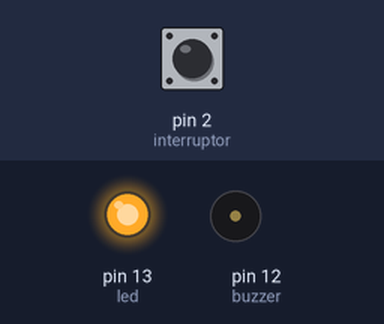
The sketch below on a simulated Arduino Uno, built with avr-gcc and run on an emulated ATmega328P. On the bench: output pins drawn as LEDs (lit = HIGH), buzzer (waves = sounding). The inputs (shaded band) are chosen by the test bench; at power-on: pin 2 (interruptor) HIGH.

Above: at 1.2 s.
1.3 s: pin 2 (interruptor) pulled LOW for 1 s
At 3.2 s:
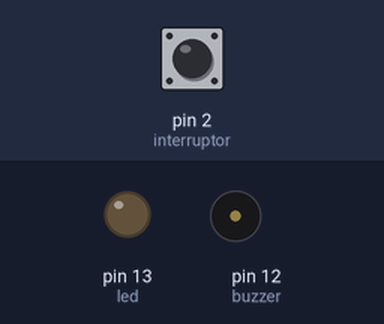
4.3 s: pin 2 (interruptor) pulled LOW for 3.2 s
At 4.8 s:
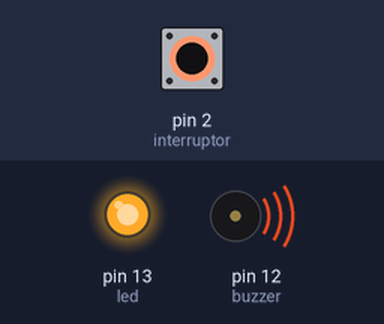
Timing chart, 0 to 15.0 s (numbered marks = the images above; inputs shaded):
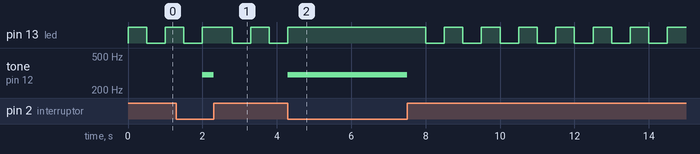

The sketch:

botao.ino.ino
```cpp
const byte led = 13;       // declara pino de entrada do led
const byte interruptor = 2;  // declara pino de entrada do interruptor
const byte buzzer = 12;     // declara pino de entrada buzzer
volatile byte state = HIGH; // declara variavel mutavel state como high


void setup()
{
  pinMode(interruptor, INPUT_PULLUP);   // inicializa interrutor como input
  pinMode(buzzer, OUTPUT);   // inicializa buzzer como output
  pinMode(led, OUTPUT);  // inicia led output
  attachInterrupt(digitalPinToInterrupt(interruptor),blink,CHANGE);
  // inicializa função de interrupção quando interrutor
  // muda de estado
}

void loop()
{
  // se state for TRUE(ou seja, não foi acionado)
  while(state)
  {
  noTone(buzzer); // buzzer fica silencioso
  digitalWrite(led, HIGH);
  delay(500);
  digitalWrite(led,LOW);
  delay(500);
  // led pisca
  }
  // se state for FALSE(ou seja, foi acionado)
  digitalWrite(led, HIGH); // led fica aceso
    tone(buzzer,300,100); // buzer toca
    delay(100);

}

void blink()
{
  // função de interrupção muda o estado
  state = !state;

}
```

Measured:
- after the input at 1.3 s, tone on pin 12 (buzzer): silent → 300 Hz after 0.70 s, → silent 0.30 s later
- after the input at 4.3 s, tone on pin 12 (buzzer): silent → 300 Hz at once, → silent 3.2 s later
- by itself, pin 13 (led): repeats every 1.0 s: LOW 0.50 s, HIGH 0.50 s
